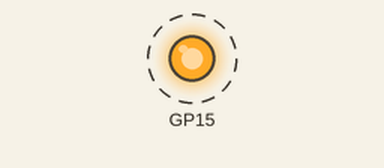
This sketch was run on a simulated Raspberry Pi Pico. Parts: output pins drawn as LEDs (lit = HIGH). Dashed ring = blinking.

Above: at 0.5 s.
Timing chart, 0 to 4.6 s (numbered marks = the images above):
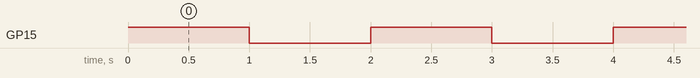

Measured:
- by itself, GP15: alternates HIGH for 1.0 s and LOW for 1.0 s

The sketch:

BUZZER-BUILD.C.ino
```cpp
#include "pico/stdlib.h"

#define BUZZER 15

int main() {

    gpio_init(BUZZER);
    gpio_set_dir(BUZZER, GPIO_OUT);

    while (true) {
        gpio_put(BUZZER, 1);
        sleep_ms(1000);

        gpio_put(BUZZER, 0);
        sleep_ms(1000);
    }

    return 0;
}
```
